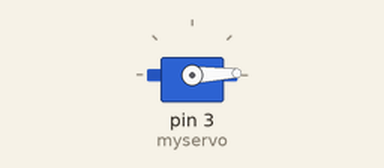
Bench run of a sketch on a simulated Arduino Uno, built with avr-gcc and run on an emulated ATmega328P. Shown: servo.

Above: at 0.05 s.
At 1.75 s:
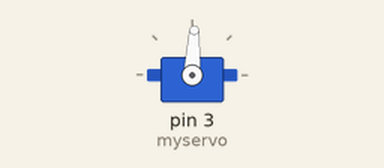
At 3.45 s:
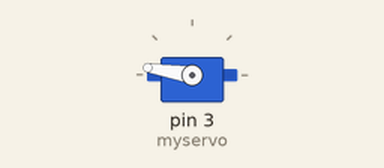
At 6.9 s:
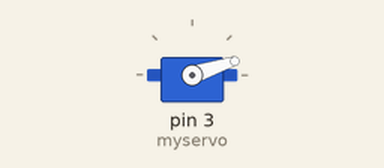
Timing chart, 0 to 9.4 s (numbered marks = the images above):
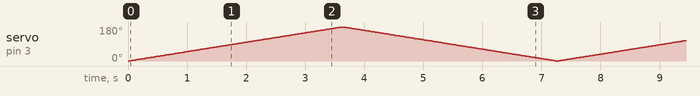

The sketch:

sketch_may25e.ino
```cpp
#include<Servo.h>

Servo myservo;


void setup() {
  // put your setup code here, to run once:
  myservo.attach(3, 500, 2500);
}

void loop() {
  // put your main code here, to run repeatedly:
  for (int deg = 0; deg <= 180; deg++) {
    myservo.write(deg);
    delay(20);
  }

  for (int deg = 180; deg >= 0 ; deg--) {
    myservo.write(deg);
    delay(20);
  }
}
```
